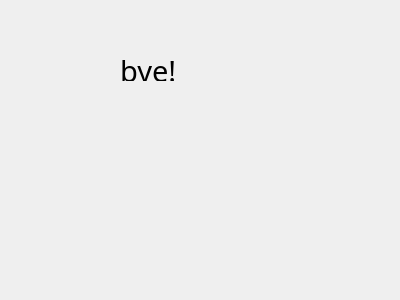
<?xml version="1.0" encoding="UTF-8"?>
<ui version="4.0">
 <class>exitt</class>
 <widget class="QDialog" name="exitt">
  <property name="geometry">
   <rect>
    <x>0</x>
    <y>0</y>
    <width>400</width>
    <height>300</height>
   </rect>
  </property>
  <property name="windowTitle">
   <string>Dialog</string>
  </property>
  <widget class="QLabel" name="label">
   <property name="geometry">
    <rect>
     <x>120</x>
     <y>60</y>
     <width>111</width>
     <height>21</height>
    </rect>
   </property>
   <property name="font">
    <font>
     <family>Agency FB</family>
     <pointsize>22</pointsize>
    </font>
   </property>
   <property name="text">
    <string>bye!</string>
   </property>
  </widget>
 </widget>
 <resources/>
 <connections/>
</ui>
